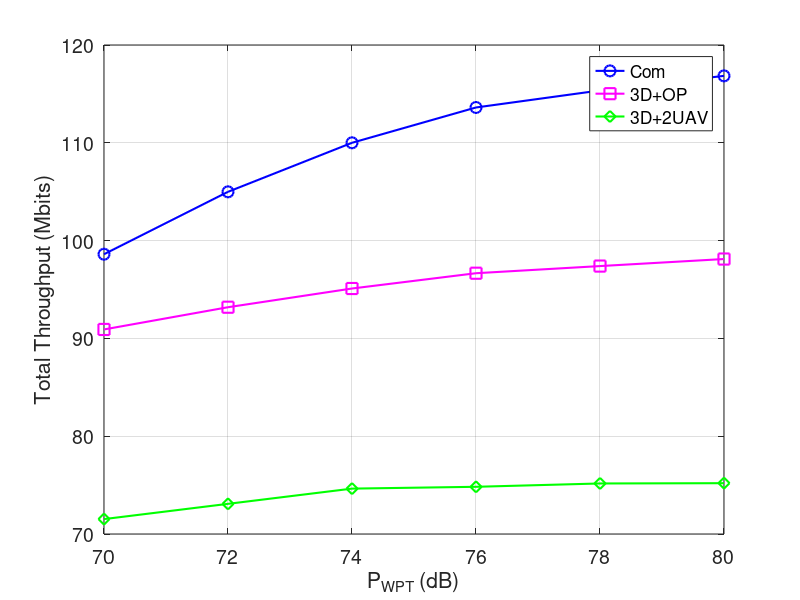

Reproduce this figure in MATLAB.
x = [70 72 74 76 78 80];
y1 = [98.607281 104.988008 110.000903 113.611489 115.351 116.844939];
y2 = [90.915282 93.188231 95.101188 96.664959 97.395736 98.115282];
y3 = [71.523535 73.083561 74.640504 74.826430 75.166803 75.195808];
figure(1)
hold on
plot(x, y1,'bo-','MarkerSize',8,'LineWidth',1.5);
hold on
plot(x, y2,'ms-','MarkerSize',8,'LineWidth',1.5);
hold on
plot(x, y3,'gd-','MarkerSize',8,'LineWidth',1.5);

xlabel('P_{WPT} (dB)');
ylabel('Total Throughput (Mbits)');
legend('Com','3D+OP','3D+2UAV')
grid on
box on
set(gca,'FontSize',14)